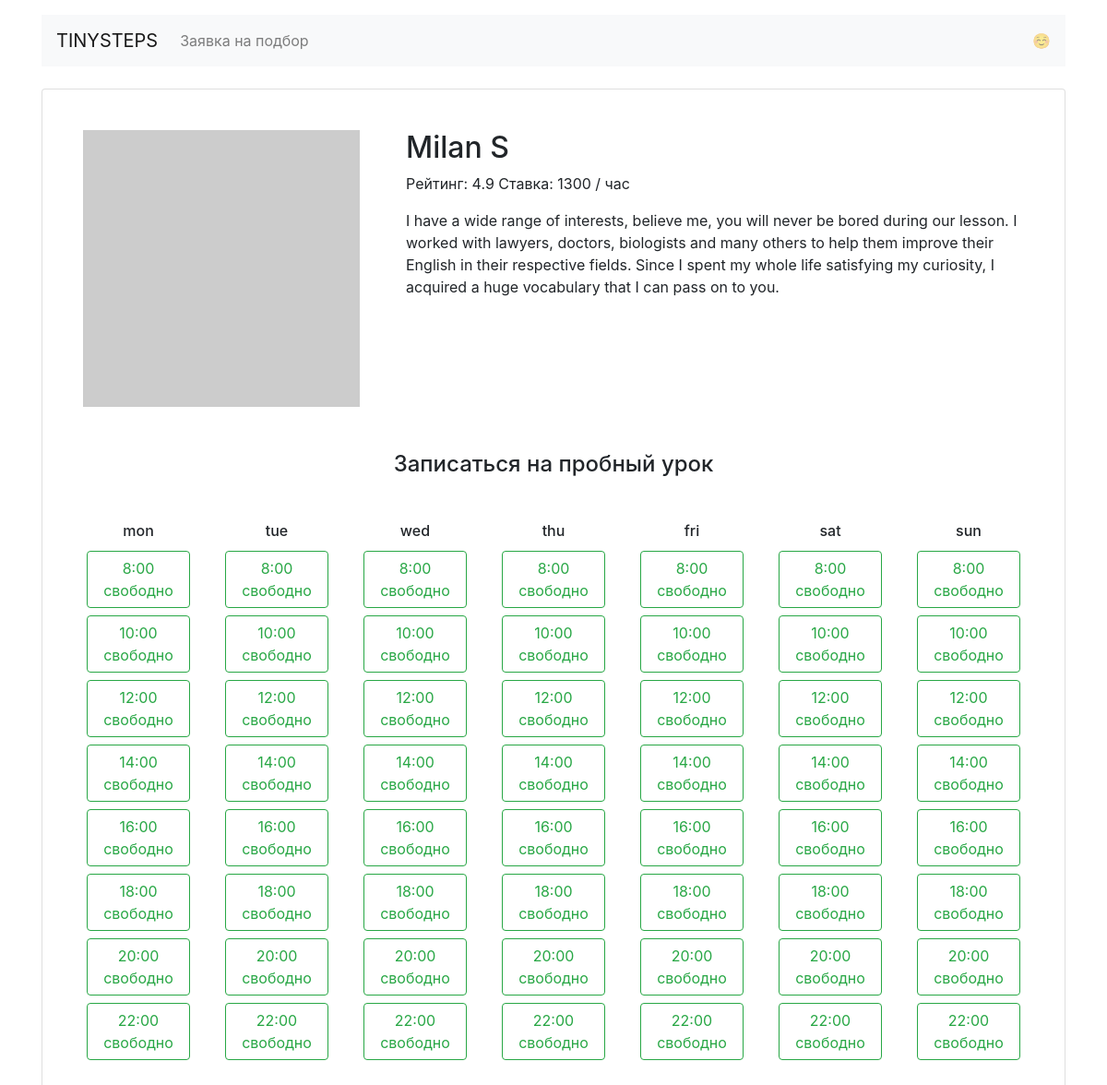
Screenshot of /profiles/4/ with the database file from the repository.
### app.py (models this page shows)
class Teacher(db.Model):
    __tablename__ = "teachers"
    id = db.Column(db.Integer, primary_key=True)
    name = db.Column(db.String, nullable=False)
    about = db.Column(db.String)
    rating = db.Column(db.Float, nullable=False)
    picture = db.Column(db.String, nullable=False)
    price = db.Column(db.Integer, nullable=False)
    gender = db.Column(db.Boolean, nullable=False)
    book = db.relationship("Booking")

class Day(db.Model):
    __tablename__ = "day"
    id = db.Column(db.Integer, primary_key=True)
    week_day = db.Column(db.String, nullable=False)
    book = db.relationship("Booking")

class Time(db.Model):
    __tablename__ = "time"
    id = db.Column(db.Integer, primary_key=True)
    time = db.Column(db.String)
    book = db.relationship("Booking")

### app.py (the view)
@app.route('/profiles/<int:id_teacher>/')
def render_profiles_page(id_teacher):
    teacher = db.session.query(Teacher).get(id_teacher)
    days = db.session.query(Day.week_day).all()
    times = db.session.query(Time.time).all()
    booking = db.session.query(Booking.teacher_id, Day.week_day, Time.time).join(Teacher).join(Time).join(Day).filter(Teacher.id == id_teacher).all()
    allready = []
    for booking in booking:
        allready.append((booking[1], booking[2]))
    time = []
    for now_time in times:
        time.append(now_time[0])
    day = []
    for now_day in days:
        day.append(now_day[0])
    return render_template('profile.html', allready=allready, name=teacher.name, about=teacher.about, rating=teacher.rating, price=teacher.price, picture=teacher.picture, day=day, id_teacher=id_teacher, time=time)

### templates/profile.html
{% extends 'base.html' %}
{% block container %}
<main class="container mt-3">
  <div class="card my-4 mx-auto">
    <div class="card-body m-2 m-md-4">
      <article class="">
        <div class="row">
            <div class="col-4"><img src="{{ picture }}" class="img-fluid" alt=""></div>
              <section class="col-8 teacher=info">
                <h1 class="h2">{{ name }}</h1>
                <p>
                    Рейтинг: {{ rating }} Ставка: {{ price }} / час
                </p>
                <p>{{ about }}</p>
              </section>
        </div>
        <section class="available text-center">
          <h4 class="mb-4 mt-5">Записаться на пробный урок</h4>
          <div class="row">
            {% for week_day in day %}
            <div class="col">
              <h6 class="mt-4">{{ week_day }}</h6>
                {% for now in time %}
                  {% if (week_day, now) in allready %}
                    <a href="" class="btn btn-outline-secondary m-1 disabled">{{ now }} занято</a>
                  {% else %}
                    <a href="{{ url_for('render_booking_page', id_teacher=id_teacher, time=now, w_day=w_day) }}" class="btn btn-outline-success m-1">{{ now }} свободно</a>
                  {% endif %}
              {% endfor %}
            </div>
            {% endfor %}
          </div>
        </section>
      </article>
    </div>
  </div>
</main>
{% endblock %}

### rows the page displays
Teacher: name "Milan S", rating "4.9", price "1300", about "I have a wide range of interests, believe me, you will never be bored during our lesson. I worked with lawyers, doctors, biologists and many others to help them improve their English in their respective fields. Since I spent my whole life satisfying my curiosity, I acquired a huge vocabulary that I can pass on to you."
Day: week_day "mon"
Time: time "8:00"
Time: time "10:00"
Time: time "12:00"
Time: time "14:00"
Time: time "16:00"
Time: time "18:00"
Time: time "20:00"
Time: time "22:00"
Day: week_day "tue"
Day: week_day "wed"
Day: week_day "thu"
Day: week_day "fri"
Day: week_day "sat"
Day: week_day "sun"
